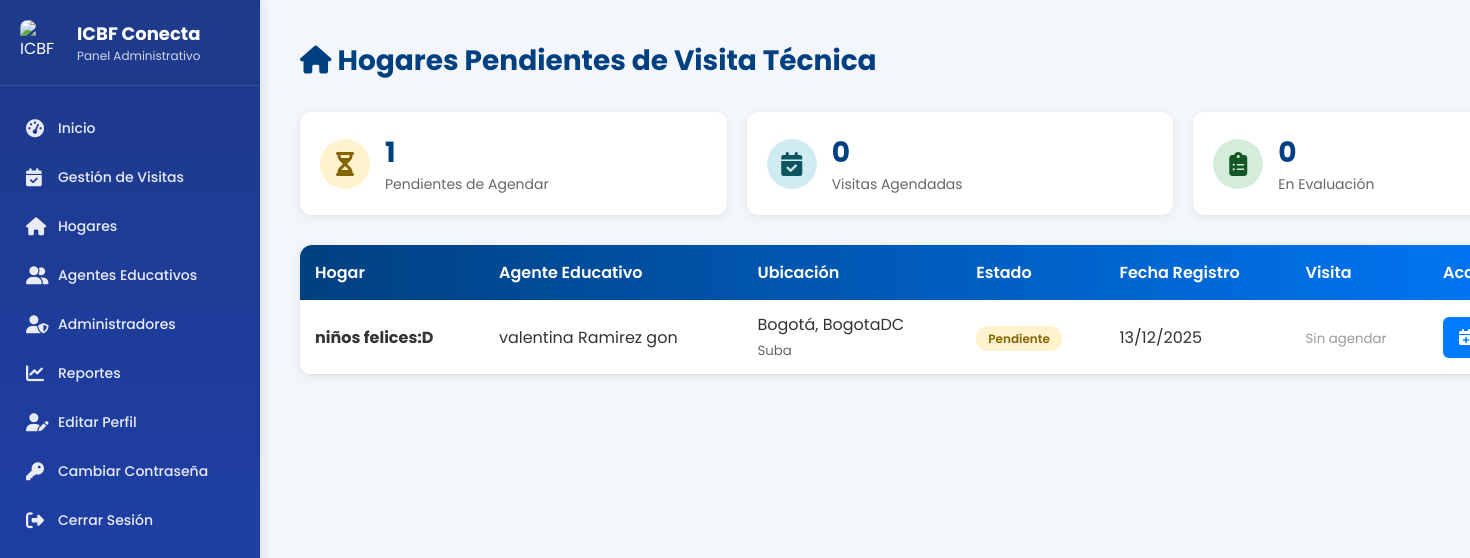
Page /visitas/hogares-pendientes/ (signed in) on the earlier database version.
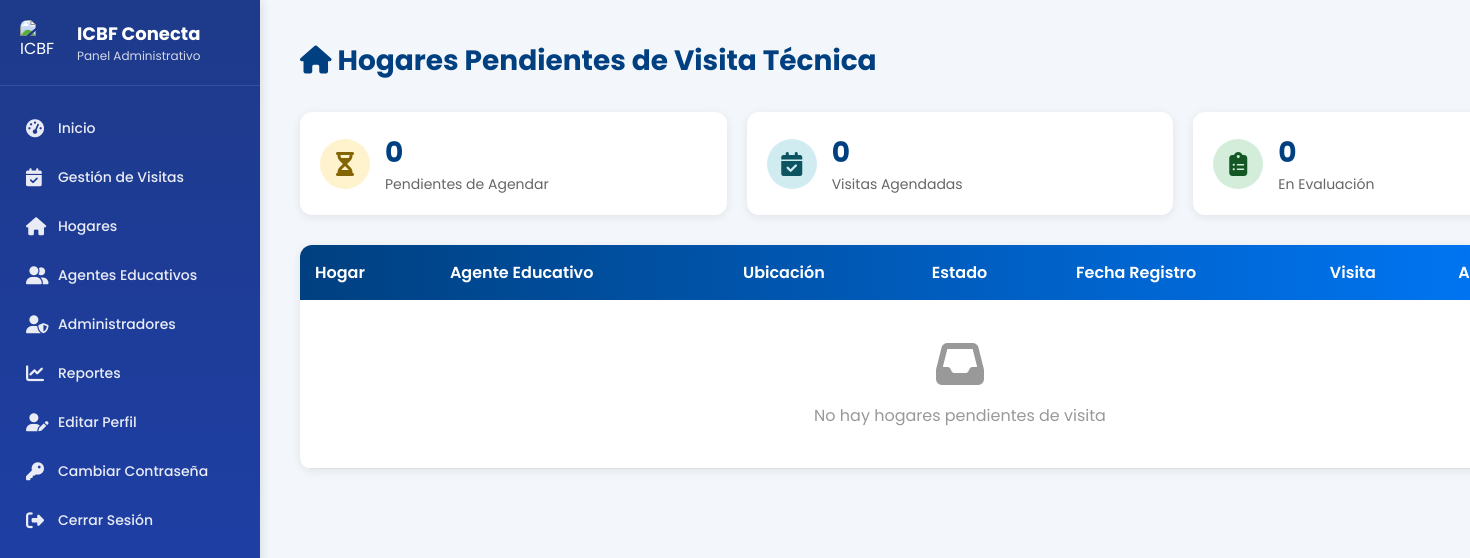
Same page on the later database version.
### core/models.py (models this page shows, shortened)
class HogarComunitario(models.Model):
    regional = models.ForeignKey(Regional, on_delete=models.PROTECT, related_name='hogares')
    ciudad = models.ForeignKey(Ciudad, on_delete=models.PROTECT, related_name='hogares')
    nombre_hogar = models.CharField(max_length=100)
    direccion = models.CharField(max_length=200)
    localidad = models.CharField(max_length=100, blank=True, default='')  # Mantener para hogares antiguos, se asigna en la vista
    localidad_bogota = models.ForeignKey('LocalidadBogota', on_delete=models.SET_NULL, null=True, blank=True, related_name='hogares')
    barrio = models.CharField(max_length=100, null=True, blank=True)
    estrato = models.IntegerField(null=True, blank=True)
    fecha_primera_visita = models.DateField(null=True, blank=True, help_text="Fecha programada para la primera visita técnica")
    ultima_visita = models.DateField(null=True, blank=True, help_text="Fecha de la última visita técnica realizada")
    proxima_visita = models.DateField(null=True, blank=True, help_text="Fecha programada para la próxima visita técnica (calculada automáticamente)")
    observaciones_visita = models.TextField(blank=True, help_text="Observaciones de la última visita técnica realizada")
    estado_aptitud = models.CharField(
        max_length=20,
        choices=[
            ('no_apto', 'No Apto'),
            ('apto', 'Apto'),
        ],
        default='no_apto',
        help_text="Estado de aptitud del hogar. Se actualiza a 'Apto' después de la primera visita aprobada"
    )
    area_social_m2 = models.DecimalField(max_digits=6, decimal_places=2, null=True, blank=True,
                                         help_text="Metros cuadrados del área social disponible para los niños")
    capacidad_calculada = models.IntegerField(null=True, blank=True,
                                              help_text="Capacidad calculada según área social (m²/2)")
    formulario_completo = models.BooleanField(default=False,
                                              help_text="Indica si se completó el formulario 2 de visita técnica")
    num_habitaciones = models.IntegerField(null=True, blank=True)
    num_banos = models.IntegerField(null=True, blank=True)
    material_construccion = models.TextField(null=True, blank=True)
    riesgos_cercanos = models.TextField(null=True, blank=True)
    fotos_interior = models.FileField(upload_to='hogares/fotos_interior/', null=True, blank=True)
    fotos_exterior = models.FileField(upload_to='hogares/fotos_exterior/', null=True, blank=True)
    geolocalizacion_lat = models.DecimalField(max_digits=10, decimal_places=7, null=True, blank=True)
    geolocalizacion_lon = models.DecimalField(max_digits=10, decimal_places=7, null=True, blank=True)
    tipo_tenencia = models.CharField(max_length=50, choices=[
        ('Propia', 'Propia'),
        ('Arrendada', 'Arrendada'),
        ('Comodato', 'Comodato')
    ], null=True, blank=True)
    documento_tenencia_pdf = models.FileField(upload_to='hogares/documentos_tenencia/', null=True, blank=True)
    capacidad = models.IntegerField(null=True, blank=True, help_text="Capacidad aprobada del hogar (entre 12 y 15 niños según normativa ICBF)")
    capacidad_maxima = models.IntegerField(default=15, help_text="Capacidad máxima permitida (15 niños según normativa)")
    estado = models.CharField(
        max_length=30,
        choices=[
            ('pendiente_visita', 'Pendiente de Visita'),
            ('visitando', 'Visitando'),
            ('activo', 'Activo'),
            ('rechazado', 'Rechazado'),
        ],
        default='pendiente_visita',
        help_text="Estado del hogar en el ciclo de visita técnica"
    )
    madre = models.ForeignKey(MadreComunitaria, on_delete=models.PROTECT, related_name='hogares_asignados')
    fecha_registro = models.DateTimeField(auto_now_add=True)
    fecha_habilitacion = models.DateTimeField(null=True, blank=True)  # Cuando pasa a activo/aprobado
    class Meta:
        db_table = 'hogares_comunitarios'

class MadreComunitaria(models.Model):
    usuario = models.OneToOneField(Usuario, on_delete=models.CASCADE, related_name='madre_profile')
    NIVEL_ESCOLARIDAD_CHOICES = [
        ('Bachiller', 'Bachiller'),
        ('Técnico', 'Técnico'),
        ('Tecnólogo', 'Tecnólogo'),
        ('Profesional', 'Profesional')
    ]
    nivel_escolaridad = models.CharField(max_length=100, choices=NIVEL_ESCOLARIDAD_CHOICES)
    titulo_obtenido = models.CharField(max_length=150, null=True, blank=True)
    institucion = models.CharField(max_length=150, null=True, blank=True)
    experiencia_previa = models.TextField(null=True, blank=True)
    certificado_laboral = models.FileField(upload_to='madres_documentos/certificados_laborales/', null=True, blank=True)
    no_retirado_icbf = models.BooleanField(default=False)
    carta_disponibilidad = models.FileField(upload_to='madres_documentos/disponibilidad/', null=True, blank=True)
    firma_digital = models.FileField(upload_to='madres_documentos/firmas/', null=True, blank=True)
    foto_madre = models.ImageField(upload_to='madres_documentos/fotos/', null=True, blank=True)
    documento_identidad_pdf = models.FileField(upload_to='madres_documentos/cedulas/', null=True, blank=True)
    certificado_escolaridad_pdf = models.FileField(upload_to='madres_documentos/educacion/', null=True, blank=True)
    certificado_antecedentes_pdf = models.FileField(upload_to='madres_documentos/antecedentes/', null=True, blank=True)
    certificado_medico_pdf = models.FileField(upload_to='madres_documentos/medico/', null=True, blank=True)
    certificado_residencia_pdf = models.FileField(upload_to='madres_documentos/residencia/', null=True, blank=True)
    cartas_recomendacion_pdf = models.FileField(upload_to='madres_documentos/recomendaciones/', null=True, blank=True)
    fecha_registro = models.DateTimeField(auto_now_add=True)
    class Meta:
        db_table = 'madres_comunitarias'

class Usuario(AbstractUser):
    TIPO_DOCUMENTO_CHOICES = [
        ('CC', 'Cédula de ciudadanía'),
        ('TI', 'Tarjeta de identidad'),
        ('CE', 'Cédula de extranjería'),
        ('PA', 'Pasaporte'),
    ]
    SEXO_CHOICES = [
        ('M', 'Masculino'),
        ('F', 'Femenino'),
        ('O', 'Otro'),
    ]
    username = None
    tipo_documento = models.CharField(max_length=5, choices=TIPO_DOCUMENTO_CHOICES, default='CC')
    documento = models.BigIntegerField(unique=True)
    nombres = models.CharField(max_length=50)
    apellidos = models.CharField(max_length=50)
    correo = models.EmailField(max_length=100, unique=False)  # ⚠️ TEMPORAL: Permitir correos duplicados para pruebas
    sexo = models.CharField(max_length=1, choices=SEXO_CHOICES, default='F')
    departamento_residencia = models.ForeignKey(Departamento, on_delete=models.SET_NULL, null=True, blank=True, related_name='residentes')
    ciudad_residencia = models.ForeignKey(Municipio, on_delete=models.SET_NULL, null=True, blank=True, related_name='residentes')
    localidad_bogota = models.ForeignKey(LocalidadBogota, on_delete=models.SET_NULL, null=True, blank=True, related_name='residentes',
                                         help_text='Solo aplica si vive en Bogotá D.C.')
    direccion = models.CharField(max_length=100, null=True, blank=True)
    barrio = models.CharField(max_length=100, null=True, blank=True)
    telefono = models.CharField(max_length=20, null=True, blank=True)
    nivel_educativo = models.CharField(max_length=50, null=True, blank=True)
    rol = models.ForeignKey(Rol, on_delete=models.PROTECT, null=True)
    foto_admin = models.ImageField(upload_to=admin_upload_path, null=True, blank=True)
    fecha_creacion = models.DateTimeField(auto_now_add=True)
    fecha_actualizacion = models.DateTimeField(auto_now=True)
    EMAIL_FIELD = 'correo'
    USERNAME_FIELD = 'documento'
    REQUIRED_FIELDS = ['nombres', 'apellidos', 'correo', 'tipo_documento']
    objects = CustomUserManager()
    class Meta:
        db_table = 'usuarios'

class Ciudad(models.Model):
    nombre = models.CharField(max_length=120)
    regional = models.ForeignKey(Regional, on_delete=models.CASCADE, related_name="ciudades")

class Regional(models.Model):
    nombre = models.CharField(max_length=100, unique=True)
    class Meta:
        db_table = 'regionales'
        verbose_name = 'Regional'
        verbose_name_plural = 'Regionales'

class LocalidadBogota(models.Model):
    nombre = models.CharField(max_length=100, unique=True)
    numero = models.IntegerField(unique=True)  # 1-20
    class Meta:
        db_table = 'localidades_bogota'
        verbose_name = 'Localidad de Bogotá'
        verbose_name_plural = 'Localidades de Bogotá'
        ordering = ['numero']

### core/views.py (the view)
# urls.py: path('visitas/hogares-pendientes/', views.listar_hogares_pendientes_visita, name='listar_hogares_pendientes_visita'),
@login_required
def listar_hogares_pendientes_visita(request):
    hogares = HogarComunitario.objects.filter(
        estado__in=['pendiente_visita', 'visita_agendada', 'en_evaluacion']
    ).select_related(
        'madre__usuario', 'regional', 'ciudad', 'localidad_bogota'
    ).prefetch_related('visitas_tecnicas').order_by('-fecha_registro')
    paginator = Paginator(hogares, 10)
    page_number = request.GET.get('page')
    page_obj = paginator.get_page(page_number)
    context = {
        'page_obj': page_obj,
        'total_pendientes': hogares.filter(estado='pendiente_visita').count(),
        'total_agendadas': hogares.filter(estado='visita_agendada').count(),
        'total_evaluacion': hogares.filter(estado='en_evaluacion').count(),
    }
    return render(request, 'admin/visitas/listar_hogares_pendientes.html', context)

### templates/admin/visitas/listar_hogares_pendientes.html (shortened to what this page needs)
{% load static %}
<!DOCTYPE html>
<html lang="es">
<head>
  <link rel="stylesheet" href="https://cdnjs.cloudflare.com/ajax/libs/font-awesome/6.5.0/css/all.min.css">
</head>
<body>
  {% include 'admin/components/admin_sidebar.html' %}
  <div class="main">
    <header>
      <h1><i class="fas fa-home"></i> Hogares Pendientes de Visita Técnica</h1>
    </header>
    <div class="stats-cards">
      <div class="stat-card pendiente">
        <div class="icon"><i class="fas fa-hourglass-half"></i></div>
        <div class="info">
          <h3>{{ total_pendientes }}</h3>
          <p>Pendientes de Agendar</p>
        </div>
      </div>
      <div class="stat-card agendada">
        <div class="icon"><i class="fas fa-calendar-check"></i></div>
        <div class="info">
          <h3>{{ total_agendadas }}</h3>
          <p>Visitas Agendadas</p>
        </div>
      </div>
      <div class="stat-card evaluacion">
        <div class="icon"><i class="fas fa-clipboard-list"></i></div>
        <div class="info">
          <h3>{{ total_evaluacion }}</h3>
          <p>En Evaluación</p>
        </div>
      </div>
    </div>
    <div class="table-container">
      <table>
        <thead>
          <tr>
            <th>Hogar</th>
            <th>Agente Educativo</th>
            <th>Ubicación</th>
            <th>Estado</th>
            <th>Fecha Registro</th>
            <th>Visita</th>
            <th>Acciones</th>
          </tr>
        </thead>
        <tbody>
          {% for hogar in page_obj %}
          <tr>
            <td><strong>{{ hogar.nombre_hogar }}</strong></td>
            <td>{{ hogar.madre.usuario.nombres }} {{ hogar.madre.usuario.apellidos }}</td>
            <td>
              {{ hogar.ciudad.nombre }}, {{ hogar.regional.nombre }}
              {% if hogar.localidad_bogota %}
                <br><small style="color:#666;">{{ hogar.localidad_bogota.nombre }}</small>
              {% endif %}
            </td>
            <td>
              {% if hogar.estado == 'pendiente_visita' %}
                <span class="badge pendiente">Pendiente</span>
              {% elif hogar.estado == 'visita_agendada' %}
                <span class="badge agendada">Agendada</span>
              {% elif hogar.estado == 'en_evaluacion' %}
                <span class="badge evaluacion">En Evaluación</span>
              {% endif %}
            </td>
            <td>{{ hogar.fecha_registro|date:"d/m/Y" }}</td>
            <td>
              {% with hogar.visitas_tecnicas.first as ultima_visita %}
                {% if ultima_visita %}
                  <small>{{ ultima_visita.fecha_programada|date:"d/m/Y H:i" }}</small>
                {% else %}
                  <small style="color:#999;">Sin agendar</small>
                {% endif %}
              {% endwith %}
            </td>
            <td>
              {% if hogar.estado == 'pendiente_visita' %}
                <a href="{% url 'agendar_visita_tecnica' hogar.id %}" class="btn btn-primary">
                  <i class="fas fa-calendar-plus"></i> Agendar
                </a>
              {% elif hogar.estado == 'visita_agendada' %}
                {% with hogar.visitas_tecnicas.first as visita %}
                  <a href="{% url 'registrar_visita' hogar.id %}" class="btn btn-success">
                    <i class="fas fa-calendar-check"></i> Registrar Visita
                  </a>
                {% endwith %}
              {% elif hogar.estado == 'en_evaluacion' %}
                {% with hogar.visitas_tecnicas.first as visita %}
                  <a href="{% url 'ver_acta_visita' visita.acta.id %}" class="btn btn-success">
                    <i class="fas fa-eye"></i> Ver Acta
                  </a>
                {% endwith %}
              {% endif %}
            </td>
          </tr>
          {% empty %}
          <tr>
            <td colspan="7" style="text-align:center;padding:40px;color:#999;">
              <i class="fas fa-inbox" style="font-size:48px;margin-bottom:15px;display:block;"></i>
              No hay hogares pendientes de visita
            </td>
          </tr>
          {% endfor %}
        </tbody>
      </table>
    </div>
  </div>
</body>
</html>

Differences in the rows shown:
removed HogarComunitario: nombre_hogar "niños felices:D", madre.usuario.nombres "valentina", madre.usuario.apellidos "Ramirez gon", ciudad.nombre "Bogotá", regional.nombre "BogotaDC", localidad_bogota.nombre "Suba", shows "Pendiente", fecha_registro "13/12/2025"
Other differences:
{{ total_pendientes }}: "1" → "0"
text now shown: "No hay hogares pendientes de visita"
